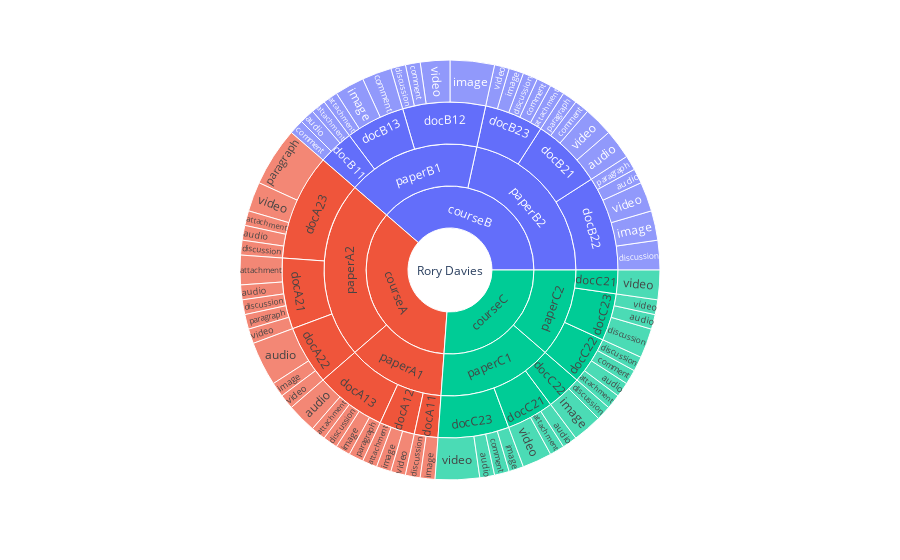

The notebook cell this image was saved under:
### Markdown cell above
### Getting the Data

Next, we simply query the materialized view like any CQL table.

### Code cell
from queries import make_queries_get_df
import pandas as pd
import chart_helper

contributions_of_student_2_df = make_queries_get_df('''
SELECT author_full_name, course_id, paper_id, document_id, type, count(type) as count
FROM component_by_author_id
WHERE author_id = '2'
GROUP BY course_id, paper_id, document_id, type;
''')

contributions_of_student_2_df
chart_helper.quick_sunburst(contributions_of_student_2_df).show()

### Figure 1 — Plotly figure (JSON) as saved in the notebook; plotly's stock layout.template omitted (floating-point values rounded to 4 significant figures)
{"data": [{"branchvalues": "total", "domain": {"x": [0, 1], "y": [0, 1]}, "hovertemplate": "labels=%{label}<br>count=%{value}<br>parent=%{parent}<br>id=%{id}<extra></extra>", "ids": ["Rory Davies/courseA/paperA1/docA12/attachment", "Rory Davies/courseA/paperA1/docA13/attachment", "Rory Davies/courseA/paperA2/docA21/attachment", "Rory Davies/courseA/paperA2/docA23/attachment", "Rory Davies/courseB/paperB1/docB11/attachment", "Rory Davies/courseB/paperB1/docB13/attachment", "Rory Davies/courseB/paperB2/docB23/attachment", "Rory Davies/courseC/paperC1/docC21/attachment", "Rory Davies/courseC/paperC2/docC22/attachment", "Rory Davies/courseA/paperA1/docA13/audio", "Rory Davies/courseA/paperA2/docA21/audio", "Rory Davies/courseA/paperA2/docA22/audio", "Rory Davies/courseA/paperA2/docA23/audio", "Rory Davies/courseB/paperB1/docB11/audio", "Rory Davies/courseB/paperB2/docB21/audio", "Rory Davies/courseB/paperB2/docB22/audio", "Rory Davies/courseC/paperC1/docC21/audio", "Rory Davies/courseC/paperC2/docC22/audio", "Rory Davies/courseC/paperC1/docC23/audio", "Rory Davies/courseC/paperC2/docC23/audio", "Rory Davies/courseB/paperB1/docB11/comment", "Rory Davies/courseB/paperB1/docB12/comment", "Rory Davies/courseB/paperB1/docB13/comment", "Rory Davies/courseB/paperB2/docB21/comment", "Rory Davies/courseB/paperB2/docB23/comment", "Rory Davies/courseC/paperC2/docC22/comment", "Rory Davies/courseC/paperC1/docC23/comment", "Rory Davies/courseA/paperA1/docA11/discussion", "Rory Davies/courseA/paperA1/docA13/discussion", "Rory Davies/courseA/paperA2/docA21/discussion", "Rory Davies/courseA/paperA2/docA23/discussion", "Rory Davies/courseB/paperB1/docB12/discussion", "Rory Davies/courseB/paperB2/docB22/discussion", "Rory Davies/courseB/paperB2/docB23/discussion", "Rory Davies/courseC/paperC1/docC22/discussion", "Rory Davies/courseC/paperC2/docC22/discussion", "Rory Davies/courseC/paperC2/docC23/discussion", "Rory Davies/courseA/paperA1/docA11/image", "Rory Davies/courseA/paperA1/docA12/image", "Rory Davies/courseA/paperA1/docA13/image", "Rory Davies/courseA/paperA2/docA22/image", "Rory Davies/courseB/paperB1/docB12/image", "Rory Davies/courseB/paperB1/docB13/image", "Rory Davies/courseB/paperB2/docB22/image", "Rory Davies/courseB/paperB2/docB23/image", "Rory Davies/courseC/paperC1/docC22/image", "Rory Davies/courseC/paperC1/docC23/image", "Rory Davies/courseA/paperA1/docA13/paragraph", "Rory Davies/courseA/paperA2/docA21/paragraph", "Rory Davies/courseA/paperA2/docA23/paragraph", "Rory Davies/courseB/paperB2/docB21/paragraph", "Rory Davies/courseB/paperB2/docB22/paragraph", "Rory Davies/courseA/paperA1/docA12/video", "Rory Davies/courseA/paperA2/docA21/video", "Rory Davies/courseA/paperA2/docA22/video", "Rory Davies/courseA/paperA2/docA23/video", "Rory Davies/courseB/paperB1/docB12/video", "Rory Davies/courseB/paperB2/docB21/video", "Rory Davies/courseB/paperB2/docB22/video", "Rory Davies/courseB/paperB2/docB23/video", "Rory Davies/courseC/paperC1/docC21/video", "Rory Davies/courseC/paperC2/docC21/video", "Rory Davies/courseC/paperC1/docC23/video", "Rory Davies/courseC/paperC2/docC23/video", "Rory Davies/courseA/paperA1/docA11", "Rory Davies/courseA/paperA1/docA12", "Rory Davies/courseA/paperA1/docA13", "Rory Davies/courseA/paperA2/docA21", "Rory Davies/courseA/paperA2/docA22", "Rory Davies/courseA/paperA2/docA23", "Rory Davies/courseB/paperB1/docB11", "Rory Davies/courseB/paperB1/docB12", "Rory Davies/courseB/paperB1/docB13", "Rory Davies/courseB/paperB2/docB21", "Rory Davies/courseB/paperB2/docB22", "Rory Davies/courseB/paperB2/docB23", "Rory Davies/courseC/paperC1/docC21", "Rory Davies/courseC/paperC2/docC21", "Rory Davies/courseC/paperC1/docC22", "Rory Davies/courseC/paperC2/docC22", "Rory Davies/courseC/paperC1/docC23", "Rory Davies/courseC/paperC2/docC23", "Rory Davies/courseA/paperA1", "Rory Davies/courseA/paperA2", "Rory Davies/courseB/paperB1", "Rory Davies/courseB/paperB2", "Rory Davies/courseC/paperC1", "Rory Davies/courseC/paperC2", "Rory Davies/courseA", "Rory Davies/courseB", "Rory Davies/courseC", "Rory Davies"], "labels": ["attachment", "attachment", "attachment", "attachment", "attachment", "attachment", "attachment", "attachment", "attachment", "audio", "audio", "audio", "audio", "audio", "audio", "audio", "audio", "audio", "audio", "audio", "comment", "comment", "comment", "comment", "comment", "comment", "comment", "discussion", "discussion", "discussion", "discussion", "discussion", "discussion", "discussion", "discussion", "discussion", "discussion", "image", "image", "image", "image", "image", "image", "image", "image", "image", "image", "paragraph", "paragraph", "paragraph", "paragraph", "paragraph", "video", "video", "video", "video", "video", "video", "video", "video", "video", "video", "video", "video", "docA11", "docA12", "docA13", "docA21", "docA22", "docA23", "docB11", "docB12", "docB13", "docB21", "docB22", "docB23", "docC21", "docC21", "docC22", "docC22", "docC23", "docC23", "paperA1", "paperA2", "paperB1", "paperB2", "paperC1", "paperC2", "courseA", "courseB", "courseC", "Rory Davies"], "name": "", "parents": ["Rory Davies/courseA/paperA1/docA12", "Rory Davies/courseA/paperA1/docA13", "Rory Davies/courseA/paperA2/docA21", "Rory Davies/courseA/paperA2/docA23", "Rory Davies/courseB/paperB1/docB11", "Rory Davies/courseB/paperB1/docB13", "Rory Davies/courseB/paperB2/docB23", "Rory Davies/courseC/paperC1/docC21", "Rory Davies/courseC/paperC2/docC22", "Rory Davies/courseA/paperA1/docA13", "Rory Davies/courseA/paperA2/docA21", "Rory Davies/courseA/paperA2/docA22", "Rory Davies/courseA/paperA2/docA23", "Rory Davies/courseB/paperB1/docB11", "Rory Davies/courseB/paperB2/docB21", "Rory Davies/courseB/paperB2/docB22", "Rory Davies/courseC/paperC1/docC21", "Rory Davies/courseC/paperC2/docC22", "Rory Davies/courseC/paperC1/docC23", "Rory Davies/courseC/paperC2/docC23", "Rory Davies/courseB/paperB1/docB11", "Rory Davies/courseB/paperB1/docB12", "Rory Davies/courseB/paperB1/docB13", "Rory Davies/courseB/paperB2/docB21", "Rory Davies/courseB/paperB2/docB23", "Rory Davies/courseC/paperC2/docC22", "Rory Davies/courseC/paperC1/docC23", "Rory Davies/courseA/paperA1/docA11", "Rory Davies/courseA/paperA1/docA13", "Rory Davies/courseA/paperA2/docA21", "Rory Davies/courseA/paperA2/docA23", "Rory Davies/courseB/paperB1/docB12", "Rory Davies/courseB/paperB2/docB22", "Rory Davies/courseB/paperB2/docB23", "Rory Davies/courseC/paperC1/docC22", "Rory Davies/courseC/paperC2/docC22", "Rory Davies/courseC/paperC2/docC23", "Rory Davies/courseA/paperA1/docA11", "Rory Davies/courseA/paperA1/docA12", "Rory Davies/courseA/paperA1/docA13", "Rory Davies/courseA/paperA2/docA22", "Rory Davies/courseB/paperB1/docB12", "Rory Davies/courseB/paperB1/docB13", "Rory Davies/courseB/paperB2/docB22", "Rory Davies/courseB/paperB2/docB23", "Rory Davies/courseC/paperC1/docC22", "Rory Davies/courseC/paperC1/docC23", "Rory Davies/courseA/paperA1/docA13", "Rory Davies/courseA/paperA2/docA21", "Rory Davies/courseA/paperA2/docA23", "Rory Davies/courseB/paperB2/docB21", "Rory Davies/courseB/paperB2/docB22", "Rory Davies/courseA/paperA1/docA12", "Rory Davies/courseA/paperA2/docA21", "Rory Davies/courseA/paperA2/docA22", "Rory Davies/courseA/paperA2/docA23", "Rory Davies/courseB/paperB1/docB12", "Rory Davies/courseB/paperB2/docB21", "Rory Davies/courseB/paperB2/docB22", "Rory Davies/courseB/paperB2/docB23", "Rory Davies/courseC/paperC1/docC21", "Rory Davies/courseC/paperC2/docC21", "Rory Davies/courseC/paperC1/docC23", "Rory Davies/courseC/paperC2/docC23", "Rory Davies/courseA/paperA1", "Rory Davies/courseA/paperA1", "Rory Davies/courseA/paperA1", "Rory Davies/courseA/paperA2", "Rory Davies/courseA/paperA2", "Rory Davies/courseA/paperA2", "Rory Davies/courseB/paperB1", "Rory Davies/courseB/paperB1", "Rory Davies/courseB/paperB1", "Rory Davies/courseB/paperB2", "Rory Davies/courseB/paperB2", "Rory Davies/courseB/paperB2", "Rory Davies/courseC/paperC1", "Rory Davies/courseC/paperC2", "Rory Davies/courseC/paperC1", "Rory Davies/courseC/paperC2", "Rory Davies/courseC/paperC1", "Rory Davies/courseC/paperC2", "Rory Davies/courseA", "Rory Davies/courseA", "Rory Davies/courseB", "Rory Davies/courseB", "Rory Davies/courseC", "Rory Davies/courseC", "Rory Davies", "Rory Davies", "Rory Davies", ""], "type": "sunburst", "values": [1, 1, 2, 1, 1, 1, 1, 1, 1, 2, 1, 3, 1, 1, 2, 1, 1, 1, 1, 1, 1, 1, 2, 1, 1, 1, 1, 1, 1, 1, 1, 1, 2, 1, 1, 1, 2, 1, 1, 1, 1, 3, 2, 2, 1, 2, 1, 1, 1, 4, 1, 1, 1, 1, 1, 2, 2, 2, 2, 1, 2, 2, 3, 1, 2, 3, 6, 6, 5, 9, 3, 7, 5, 6, 8, 5, 4, 2, 3, 4, 6, 4, 11, 20, 15, 19, 13, 10, 31, 34, 23, 88]}], "layout": {"legend": {"tracegroupgap": 0}, "margin": {"t": 60}}}
